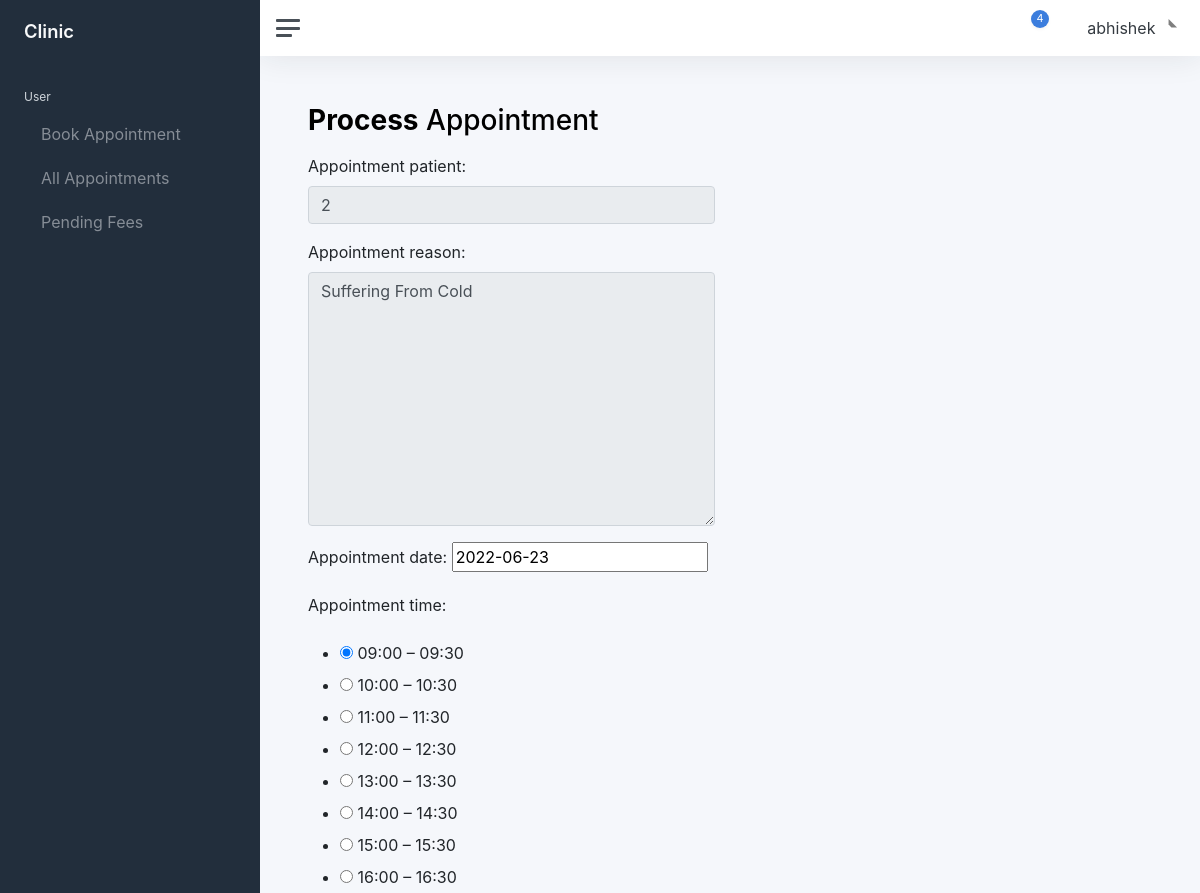
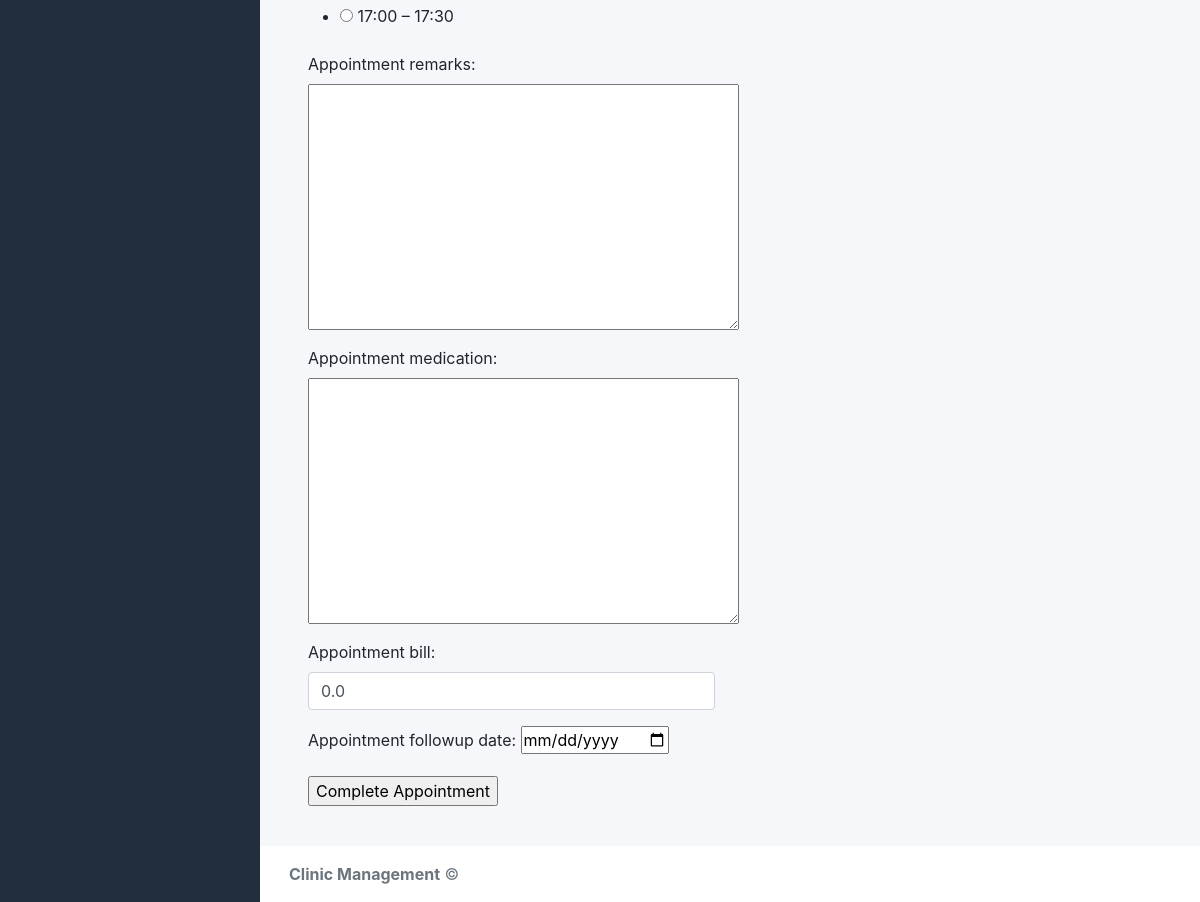
Screenshot of /appointment/1/process (signed in) with the database file from the repository (2 pictures, top to bottom).
### users/models.py (models this page shows)
class CustomUsers(AbstractUser):
    user_type = models.CharField(choices=USER_TYPE, max_length=1, default='U')
    user_photo = models.ImageField(upload_to='users/', blank=True, null=True)

### appointments/models.py (models this page shows, shortened)
class NewAppointment(models.Model):
    appointment_patient = models.ForeignKey(settings.AUTH_USER_MODEL, on_delete=models.CASCADE)
    appointment_reason = models.TextField(max_length=500, null=False, blank=False)
    appointment_created_date = models.DateTimeField(auto_now_add=True)
    appointment_updated_date = models.DateTimeField(auto_now=True)
    appointment_date = models.DateField(blank=False, null=False)
    appointment_time = models.IntegerField(choices=TIMESLOT_LIST)
    appointment_completed = models.BooleanField(default=False)
    appointment_iscancelled = models.BooleanField(default=False)
    appointment_remarks = models.TextField(max_length=500, null=True, blank=True)
    appointment_medication = models.TextField(max_length=500, null=True, blank=True)
    appointment_bill = models.FloatField(default=0.0, null=True, blank=True)
    appointment_followup_date = models.DateField(null=True, blank=True)
    paid= models.BooleanField(default=False)
    payment = models.ForeignKey(
        'Payments', on_delete=models.SET_NULL, blank=True, null=True)

### appointments/views.py (the view)
# urls.py: path('appointment/<int:pk>/process',views.process_appointment,name='process_appointment'),
@login_required
def process_appointment(request, pk):  # id
    submitted_appointment = get_object_or_404(NewAppointment, id=pk)
    form = DoctorAppointmentProcessForm(instance=submitted_appointment)
    if request.method == "POST":
        appointment_patient = request.POST.get('appointment_patient', '')
        patient_object = CustomUsers.objects.filter(id=appointment_patient)[0]
        appointment_reason = request.POST.get('appointment_reason', '')
        appointment_date = request.POST.get('appointment_date', '')
        appointment_date = datetime.datetime.strptime(appointment_date, "%Y-%m-%d")
        appointment_time = request.POST.get('appointment_time')
        appointment_remarks = request.POST.get('appointment_remarks', '')
        appointment_medication = request.POST.get('appointment_medication', '')
        appointment_bill = request.POST.get('appointment_bill', '')
        appointment_followup_date = request.POST.get('appointment_followup_date', '')
        appointment_followup_date = datetime.datetime.strptime(appointment_followup_date, "%Y-%m-%d")
        processed_appoinment = NewAppointment.objects.filter(appointment_patient = appointment_patient, appointment_date=appointment_date, appointment_time=appointment_time)[0]
        processed_appoinment.appointment_patient = patient_object
        processed_appoinment.appointment_remarks = appointment_remarks
        processed_appoinment.appointment_medication = appointment_medication
        processed_appoinment.appointment_bill = appointment_bill
        processed_appoinment.appointment_followup_date = appointment_followup_date
        processed_appoinment.appointment_completed = True
        processed_appoinment.save()
        messages.success(request,"Appointment Completed")
        return redirect('appointments:view_appointments')
    else:
        return render(request, 'appointments/process_appointment.html', {'form': form})

### appointments/forms.py
class DoctorAppointmentProcessForm(forms.ModelForm):
    appointment_patient = forms.CharField(widget=forms.TextInput(attrs={'class': 'form-control','readonly':'readonly'}))
    appointment_reason = forms.CharField(widget=forms.Textarea(attrs={'class': 'form-control','readonly':'readonly'}))
    appointment_time = forms.ChoiceField(
        widget=forms.RadioSelect, choices=TIMESLOT_LIST, required=False)
    appointment_remarks = forms.CharField(widget=forms.Textarea)
    appointment_medication = forms.CharField(widget=forms.Textarea)
    appointment_bill = forms.FloatField(widget=forms.NumberInput(attrs={'class':'form-control'}))
    appointment_followup_date = forms.DateField(widget=My_Custom_Calender(format=["%d-%m-%Y"], ))
    class Meta:
        model = NewAppointment
        fields = ('appointment_patient', 'appointment_reason', 'appointment_date', 'appointment_time',  'appointment_remarks', 'appointment_medication', 'appointment_bill', 'appointment_followup_date')

### templates/appointments/process_appointment.html (shortened to what this page needs)
{% extends 'base.html' %}
{% load custom_tags %}
{% block css %}
<link rel="stylesheet" href="https://cdn.jsdelivr.net/npm/bootstrap@4.6.1/dist/css/bootstrap.min.css">
{% endblock %}
{% block main %}
			<main class="content">
				<div class="container-fluid p-0">
					<h1 class="h3 mb-3"><strong>Process</strong> Appointment </h1>
					<div class="row">
                        <div class="col-md-6">
                            <form action="" method="post">
                                {{ form.as_p }}
                                <input type="submit" value="Complete Appointment">
                            </form>
                        </div>
					</div>
				</div>
			</main>
   {% endblock %}

### templates/base.html (shortened to what this page needs)
{% load static %}
<html>
<html lang="en">
<head>
	<link rel="stylesheet" href="{% static 'css/app.css'%}" >
	{% block css %}
      {% endblock %}
</head>
<body>
	<div class="wrapper">
		<nav id="sidebar" class="sidebar js-sidebar">
			<div class="sidebar-content js-simplebar">
				<a class="sidebar-brand" href="index.html">
          <span class="align-middle">Clinic</span>
        </a>
				<ul class="sidebar-nav">
						<li class="sidebar-header">
							{% if user.is_authenticated and user.user_type == "U" %}
								User
							{% elif user.is_authenticated and user.user_type == "R" %}
								Receptionist
							{% else %}
								Doctor
							{% endif %}
						</li>
					{% if user.is_authenticated and user.user_type == "R" or user.user_type == "U"  %}
					<li class="sidebar-item">
						<a class="sidebar-link" href="{% url 'appointments:new_appointment' %}">
						   <span class="align-middle">
							Book Appointment</span>
						</a>
					</li>
					{% endif %}
					<li class="sidebar-item">
						<a class="sidebar-link" href="{% url 'appointments:view_appointments' %}">
						   <span class="align-middle">
							All Appointments
						</span>
						</a>
					</li>
					{% if user.is_authenticated and user.user_type == "R" or user.user_type == "U"  %}
					<li class="sidebar-item">
						<a class="sidebar-link" href="{% url 'appointments:pending_fees' %}">
              			 <span class="align-middle">Pending Fees</span>
            			</a>
					</li>
					{% endif %}
				</ul>
			</div>
		</nav>
		<div class="main">
			<nav class="navbar navbar-expand navbar-light navbar-bg">
				<a class="sidebar-toggle js-sidebar-toggle">
          <i class="hamburger align-self-center"></i>
        </a>
				<div class="navbar-collapse collapse">
					<ul class="navbar-nav navbar-align">
						<li class="nav-item dropdown">
							<a class="nav-icon dropdown-toggle" href="#" id="alertsDropdown" data-bs-toggle="dropdown">
								<div class="position-relative">
									<span class="indicator">4</span>
								</div>
							</a>
						</li>
						<li class="nav-item dropdown">
							<a class="nav-icon dropdown-toggle" href="#" id="messagesDropdown" data-bs-toggle="dropdown">
							</a>
						</li>
						<li class="nav-item dropdown">
							<a class="nav-link dropdown-toggle d-none d-sm-inline-block" href="#" data-bs-toggle="dropdown">
								<span class="text-dark">{{request.user.username}}</span>
              </a>
						</li>
					</ul>
				</div>
			</nav>
{% block main %}
    {% endblock %}
			<footer class="footer">
				<div class="container-fluid">
					<div class="row text-muted">
						<div class="col-6 text-start">
							<p class="mb-0">
								<a class="text-muted" href="https://adminkit.io/" target="_blank"><strong>Clinic Management</strong></a> &copy;
							</p>
						</div>
					</div>
				</div>
			</footer>
		</div>
	</div>
</body>
</html>

### rows the page displays
CustomUsers: user.username "abhishek"
NewAppointment: appointment_patient "2", appointment_reason "Suffering From Cold", appointment_date "2022-06-23", appointment_time "☑ Appointment time: ☐ 10:00 – 10:30 ☐ 11:00 – 11:30 ☐ 12:00 – 12:30 ☐ 13:00 – 13:30 ☐ 14:00 – 14:30 ☐ 15:00 – 15:30 ☐ 16:00 – 16:30 ☐ 17:00 – 17:30", appointment_bill "0.0"
